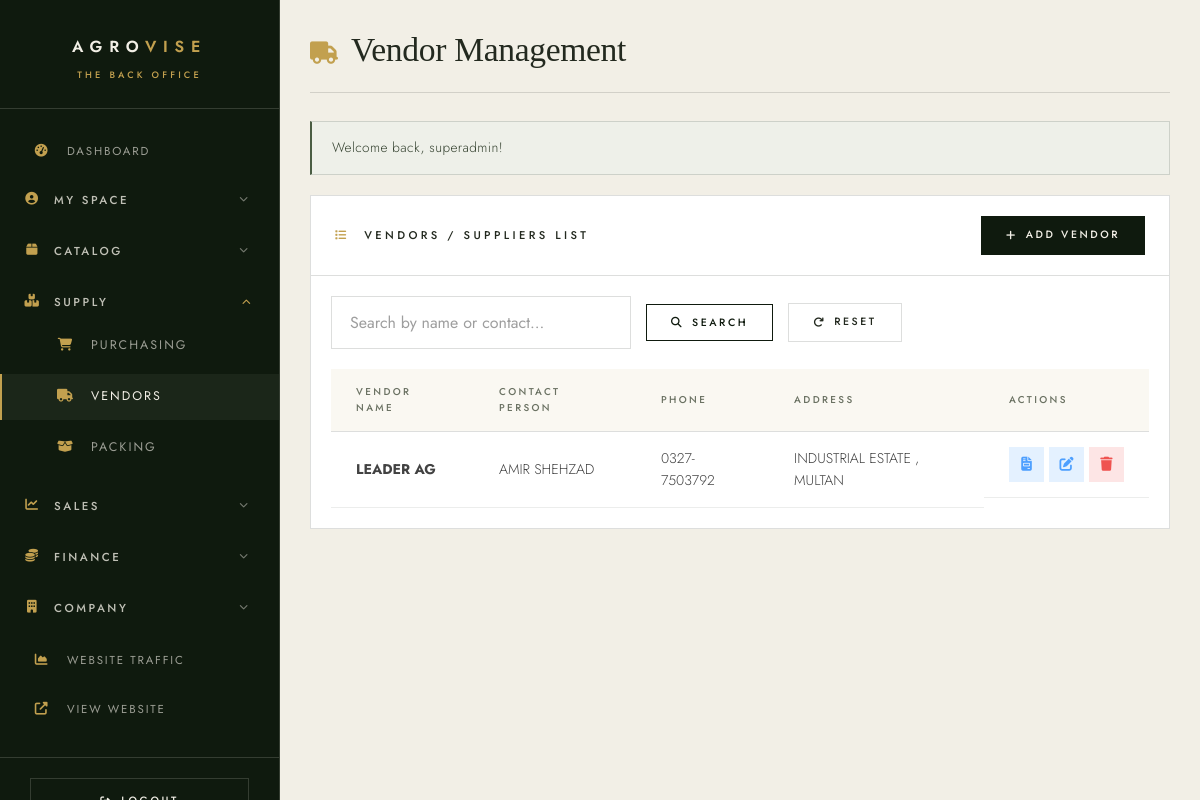
The app's page /admin/vendors.php (signed in) with its own data.
### tables this page shows
CREATE TABLE `vendors` (
  `id` int NOT NULL AUTO_INCREMENT,
  `name` varchar(255) NOT NULL,
  `contact_person` varchar(255) DEFAULT NULL,
  `phone` varchar(20) DEFAULT NULL,
  `address` text,
  `created_at` timestamp NULL DEFAULT CURRENT_TIMESTAMP,
  PRIMARY KEY (`id`)
);

### includes/functions.php (called while the page is built, shortened)
<?php
function getFlashMessage() {
    if (isset($_SESSION['flash'])) {
        $flash = $_SESSION['flash'];
        return $flash;
    }
    return null;
}
function sanitize($input) {
    return htmlspecialchars(trim($input ?? ''), ENT_QUOTES, 'UTF-8');
}
?>

### admin/vendors.php (the view, shortened to what this page needs)
<?php
require_once '../includes/functions.php';
$conn = getDBConnection();
$search = trim($_GET['search'] ?? '');
$query = "SELECT * FROM vendors WHERE 1=1";
$params = [];
$query .= " ORDER BY name ASC";
$stmt = $conn->prepare($query);
$stmt->execute($params);
$vendors = $stmt->fetchAll();
$flash = getFlashMessage();
?>
<!DOCTYPE html>
<html lang="en">
<head>
    <link rel="stylesheet" href="https://cdnjs.cloudflare.com/ajax/libs/font-awesome/6.4.0/css/all.min.css">
    <link rel="stylesheet" href="../assets/css/style.css?v=ed3">
</head>
<body class="admin-body">
    <div class="admin-wrapper">
        <?php require __DIR__ . '/../includes/admin-sidebar.php'; ?>
        <main class="admin-main">
            <div class="admin-header">
                <h1><i class="fas fa-truck"></i> Vendor Management</h1>
            </div>
            <?php if ($flash): ?>
            <div class="alert alert-<?php echo $flash['type']; ?>">
                <?php echo $flash['message']; ?>
            </div>
            <?php endif; ?>
            <div class="data-card">
                <div class="data-card-header">
                    <h2><i class="fas fa-list"></i> Vendors / Suppliers List</h2>
                    <a href="add-vendor.php" class="btn btn-primary btn-sm">
                        <i class="fas fa-plus"></i> Add Vendor
                    </a>
                </div>
                <div style="padding: 20px;">
                    <form method="GET" class="filters-bar">
                        <input type="text" name="search" class="form-input" placeholder="Search by name or contact..." value="<?php echo sanitize($search); ?>" style="max-width: 300px;">
                        <button type="submit" class="btn btn-secondary btn-sm"><i class="fas fa-search"></i> Search</button>
                        <a href="vendors.php" class="btn btn-outline btn-sm"><i class="fas fa-redo"></i> Reset</a>
                    </form>
                    <table class="data-table">
                        <thead>
                            <tr>
                                <th>Vendor Name</th>
                                <th>Contact Person</th>
                                <th>Phone</th>
                                <th>Address</th>
                                <th>Actions</th>
                            </tr>
                        </thead>
                        <tbody>
                            <?php foreach ($vendors as $v): ?>
                            <tr>
                                <td><strong><?php echo sanitize($v['name']); ?></strong></td>
                                <td><?php echo sanitize($v['contact_person'] ?: '-'); ?></td>
                                <td><?php echo sanitize($v['phone']); ?></td>
                                <td><?php echo sanitize($v['address']); ?></td>
                                <td class="action-btns">
                                    <div style="display: flex; gap: 5px;">
                                        <a href="detailed-report.php?type=vendor&id=<?php echo $v['id']; ?>" class="btn-icon edit" title="Statement"><i class="fas fa-file-invoice"></i></a>
                                        <a href="edit-vendor.php?id=<?php echo $v['id']; ?>" class="btn-icon edit" title="Edit"><i class="fas fa-edit"></i></a>
                                        <a href="?delete=<?php echo $v['id']; ?>" class="btn-icon delete" title="Delete" onclick="return confirm('Delete this vendor?');"><i class="fas fa-trash"></i></a>
                                    </div>
                                </td>
                            </tr>
                            <?php endforeach; ?>
                        </tbody>
                    </table>
                </div>
            </div>
        </main>
    </div>
</body>
</html>

### admin/vendors.php (style rules this page uses)
.filters-bar { display: flex; gap: 15px; margin-bottom: 20px; align-items: center; }

### records on screen
vendors: name "LEADER AG", contact_person "AMIR SHEHZAD", phone "0327-7503792", address "INDUSTRIAL ESTATE , MULTAN"

### other values on screen
$flash['message'] "Welcome back, superadmin!"
